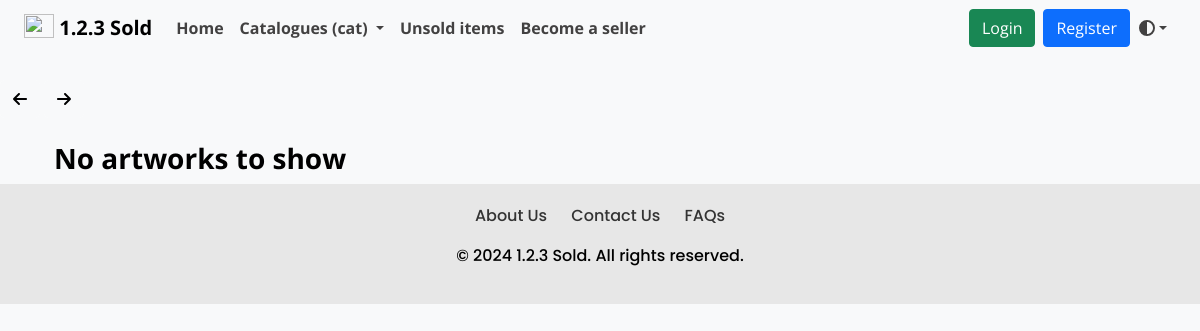
The app's page /cat/19/, older data.
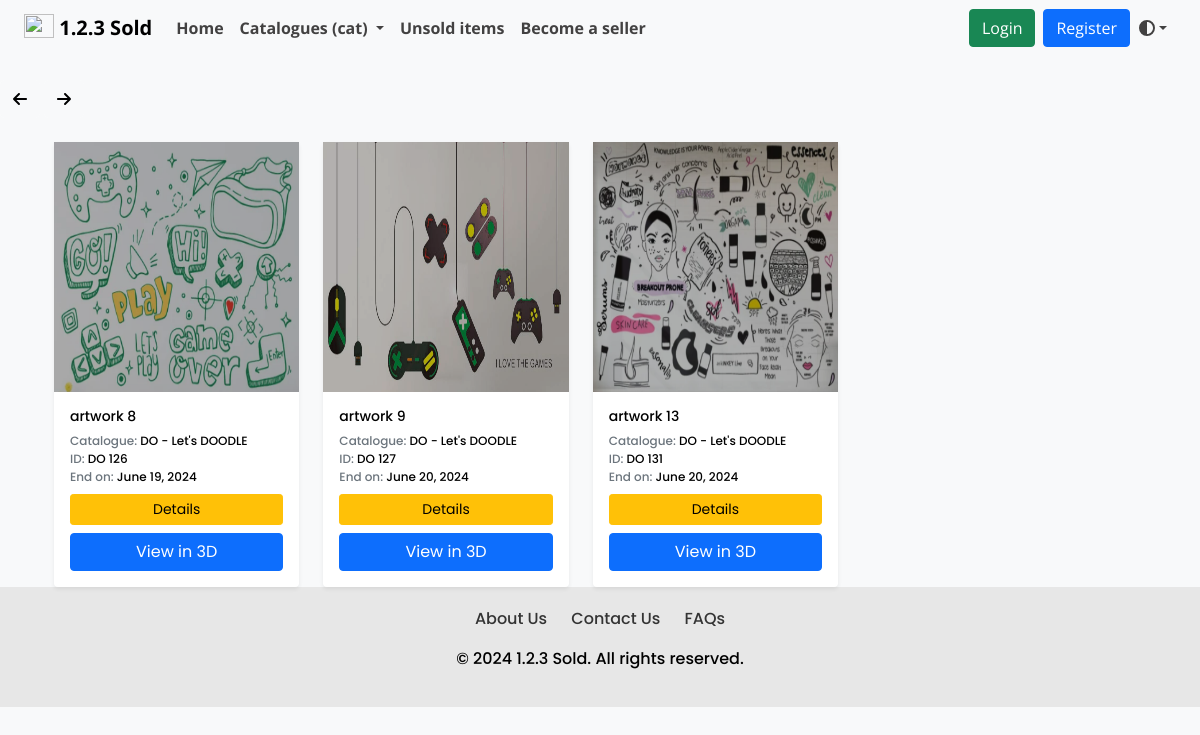
The same page, newer data.
### dashboard/models.py (models this page shows, shortened)
class Artwork(models.Model):
    product_id = models.CharField(max_length=255, default="")
    product_name = models.CharField(max_length=255, default="", blank=False, null=False)
    product_price = models.IntegerField(default=0, null=False)
    opening_bid = models.IntegerField(default=0)
    product_cat = models.ForeignKey('Catalogue', on_delete=models.CASCADE)
    product_qty = models.IntegerField(default=0)
    product_image = models.ImageField(upload_to='arts/')
    dimension_unit = models.CharField(max_length=2, choices=[('cm', 'Centimeters'), ('ft', 'Feet')])
    length_in_centimeters = models.FloatField(default=0.0, blank=True, null=True)
    width_in_centimeters = models.FloatField(default=0.0, blank=True, null=True)
    foot = models.FloatField(default=0, blank=True, null=True)
    inches = models.FloatField(default=0, blank=True, null=True)
    end_date = models.DateField()
    user = models.ForeignKey(settings.AUTH_USER_MODEL, on_delete=models.CASCADE)
    is_sold = models.BooleanField(default=False)

class Catalogue(models.Model):
    cat_name = models.CharField(max_length=255)
    def __str__(self):
        return self.cat_name

### art/views.py (the view)
# urls.py: path('cat/<int:id>/',views.CatListView.catalog_products,name="catalog_products"),
    def catalog_products(request, id):
        catalog = get_object_or_404(Catalogue, id=id)
        products = Artwork.objects.filter(product_cat=catalog, product_qty__gt=0)
        return render(
            request,
            "art/catalog_products.html",
            {
                "catalog": catalog,
                "product_object_list": products,
                "catalogue_list": Catalogue.objects.all()
            }
        )

### art/context_processors.py (called while the page is built)
def catalogue_list(request):
    return {"catalogue_list": Catalogue.objects.all()}

### templates/art/catalog_products.html (shortened to what this page needs)
{% extends "./layout.html" %}
{% load static %}
{% load i18n %}
{% block body %}
{% include "./includes/navbar.html" with cat_list=catalogue_list %}
<br>
{% include "./arrow_button.html" %}
<button onclick="goBack()" class="btn btn-light"><i class="fa-solid fa-arrow-left"></i></button>
<button onclick="goForward()" class="btn btn-light"><i class="fa-solid fa-arrow-right"></i></button>
<div class="container">
    <div class="row poppins-regular-catalog">
        <div class="row">
            {% for product in product_object_list %}
            <div class="product-card col-6 col-md-4 col-xxl-2">
                <div class="app-card app-card-doc shadow-sm h-100">
                    <div class="app-card-thumb-holder p-3">
                        <div class="app-card-thumb">
                            <img class="thumb-image" src="{{ MEDIA_URL }}{{ product.product_image }}" alt="">
                        </div>
                    </div>
                    <div class="app-card-body p-3 has-card-actions">
                        <h4 style="color:black;" class="app-doc-title truncate mb-0">{{ product.product_name }}
                        </h4><br>
                        <div class="app-doc-meta">
                            <ul class="list-unstyled mb-0">
                                <li><span class="text-muted">Catalogue:</span> <span class="text-details">{{ product.product_cat }}</span></li>
                                <li><span class="text-muted">ID:</span> <span class="text-details">{{ product.product_id }}</span></li>
                                <li><span class="text-muted">End on:</span> <span class="text-details">{{ product.end_date }}</span></li>
                            </ul>
                            <div class="btn-group d-flex mx-auto mb-2 mt-2" role="group" aria-label="Basic outlined example">
                                <a href="{% url 'art:product_details' pk=product.pk %}" type="button" class="btn btn-warning btn-sm">Details</a>
                            </div>
                            <div class="d-grid gap-2">
                                <a class="btn btn-primary" type="button" href="{% url 'art:view_3d' id=product.id %}">View in 3D</a>
                            </div>
                        </div>
                    </div>
                </div>
            </div>
            {% empty %}
            <h3 class="open-sans-empty dark-mode-heading">No artworks to show</h3>
            {% endfor %}
        </div>
    </div>
</div>
{% endblock %}

### templates/art/layout.html (shortened to what this page needs)
<!DOCTYPE html>
<html lang="en">
<head>
    {% load static %}
    <link rel="stylesheet" href="{% static 'dashboard/css/style.css'%}" type="text/css">
    <link rel="stylesheet" href="{% static 'dashboard/css/contact.css'%}" type="text/css">
    <link href="https://cdn.jsdelivr.net/npm/bootstrap@5.0.2/dist/css/bootstrap.min.css" rel="stylesheet" />
    <link rel="stylesheet" href="https://cdnjs.cloudflare.com/ajax/libs/font-awesome/6.2.1/css/all.min.css" />
</head>
<body>
    {% block body %}{% endblock %}
    <footer>
        {% block footer %}
        <div class="footer-container poppins-regular-footer">
            <div class="footer-content poppins-regular-footer">
                <ul class="footer-links">
                    <li><a href="{% url 'art:about' %}">About Us</a></li>
                    <li><a href="{% url 'art:contact' %}">Contact Us</a></li>
                    <li><a href="{% url 'art:faq' %}">FAQs</a></li>
                </ul>
                <p>&copy; 2024 1.2.3 Sold. All rights reserved.</p>
            </div>
        </div>
        {% endblock %}
    </footer>
</body>
</html>

### templates/art/includes/navbar.html (shortened to what this page needs)
{% load static %}
<head>
  <link rel="stylesheet" type="text/css" href="{% static 'dashboard/css/navbar.css' %}" />
</head>
<body>
  <nav class="navbar navbar-expand-lg border-body open-sans-navbar" id="navbar">
    <div class="container-fluid">
      <a class="navbar-brand" href="#" data-toggle="modal" data-target="#logoModal">
        <img src="{% static 'logo.jpeg' %}" alt="" width="30" height="24" class="d-inline-block align-text-top" />
        1.2.3 Sold
      </a>
      <div class="collapse navbar-collapse" id="navbarSupportedContent">
        <ul class="navbar-nav me-auto mb-2 mb-lg-0">
          <li class="nav-item">
            <a class="nav-link" aria-current="page" href="{% url 'art:index' %}">Home</a>
          </li>
          <li class="nav-item dropdown">
            <a class="nav-link dropdown-toggle" href="#" id="navbarDropdown" role="button" data-toggle="dropdown" aria-expanded="false">
              Catalogues (cat)
            </a>
          </li>
          <li class="nav-item">
            <a class="nav-link" href="{% url 'art:unsold_items' %}">Unsold items</a>
          </li>
          {% if user.is_authenticated %}
          <li class="nav-item">
            <a class="nav-link" href="{% url 'dashboard:dashboard' %}">Dashboard</a>
          </li>
          {% else %}
          <li class="nav-item">
            <a class="nav-link" href="{% url 'art:register_seller' %}">Become a seller</a>
          </li>
          {% endif %}
        </ul>
        <div class="d-flex align-items-center">
          {% if user.is_authenticated %}
          <div id="notification-icon" class="notification-icon ms-3">
            <button class="btn btn-transparent">
                <i class="fas fa-bell"></i>
                <span class="badge">0</span>
            </button>
        </div>
        <div id="notification-dropdown" class="dropdown-menu dropdown-menu-end p-0 mt-3" style="width: 300px; max-height: 400px; overflow-y: auto;">
            <div id="notification-list" class="list-group">
            </div>
        </div>
          <div class="nav-item dropdown">
            <a class="nav-link dropdown-toggle" href="#" id="userDropdown" role="button" data-toggle="dropdown" aria-expanded="false">
              Welcome, {{ user.username }}
            </a>
            <ul class="dropdown-menu dropdown-menu-end" aria-labelledby="userDropdown">
              {% if not user.is_seller %}
              <li><a class="dropdown-item" href="{% url 'art:profile_settings' %}">Profile Settings</a></li>
              {% endif %}
              <li><a class="dropdown-item" href="{% url 'art:logout' %}">Logout</a></li>
            </ul>
          </div>
          {% else %}
          <a href="{% url 'art:login' %}" type="button" class="btn btn-success me-2">Login</a>
          <a href="{% url 'art:register_user' %}" type="button" class="btn btn-primary">Register</a>
          {% endif %}
          <ul class="navbar-nav flex-row flex-wrap ms-md-auto">
            <li class="nav-item-mode dropdown-mode">
              <button class="btn btn-link nav-link py-2 px-0 px-lg-2 dropdown-toggle dropdown-toggle-mode d-flex align-items-center"
                      id="bd-theme"
                      type="button"
                      aria-expanded="false"
                      data-bs-toggle="dropdown"
                      data-bs-display="static"
                      aria-label="Toggle theme">
                <i class="fas fa-adjust"></i>
              </button>
            </li>
          </ul>
        </div>
      </div>
    </div>
  </nav>
</body>

### templates/art/arrow_button.html (shortened to what this page needs)
<!DOCTYPE html>
<html lang="en">
<head>
</head>
<body>
</body>
</html>

### static/dashboard/css/contact.css (style rules this page uses)
:root { --background-color: #e7e7e7; --text-color: #000; --link-color: #343434; --link-hover-color: #000000; --title-color: #000; --contact-text-color: #000; }
body { background-color: var(--background-color); color: var(--text-color); }
.footer-container { background-color: var(--background-color); padding: 20px; text-align: center; color: var(--text-color); }
.footer-content { max-width: 800px; margin: 0 auto; }
.footer-links { list-style: none; padding: 0; }
.footer-links li { display: inline; margin: 0 10px; }
.footer-links a { text-decoration: none; color: var(--link-color); }
.poppins-regular-footer { font-family: "Poppins", sans-serif; font-weight: 500; font-style: normal; }

### static/dashboard/css/navbar.css (style rules this page uses)
.open-sans-navbar { font-family: "Open Sans", sans-serif; font-optical-sizing: auto; font-weight: 650; font-style: normal; font-variation-settings: 100; }
.navbar { color: #212529; }
.navbar .navbar-brand { color: #ffffff; }
.navbar .nav-link { color: #898383; }
body.light-mode { background-color: #f8f9fa; color: #000; }
body.light-mode .navbar .navbar-brand { color: #000; }
body.light-mode .navbar .nav-link { color: #424141; }
:root { --border-color: black; }
.dropdown-toggle-mode { cursor: pointer; }

### static/dashboard/css/signup.css (style rules this page uses)
.container { display: block; width: 100%; padding-right: 15px; padding-left: 15px; margin-right: auto; margin-left: auto; }
.btn { display: inline-block; font-weight: 400; color: #fff; text-align: center; vertical-align: middle; -webkit-user-select: none; -moz-user-select: none; -ms-user-select: none; user-select: none; background-color: transparent; border: 1px solid transparent; padding: 0.375rem 0.75rem; font-size: 1rem; line-height: 1.5; border-radius: 0.25rem; }
.btn-primary { color: #fff; background-color: #007bff; border-color: #007bff; }
.btn-link { font-weight: 400; color: #4a4a4a; text-decoration: none; border-color: #ffc107; }

### static/dashboard/css/unsold.css (style rules this page uses)
.product-card { flex: 0 0 auto !important; width: 24.66666667% !important; }
.row { justify-content: start; --bs-gutter-y: 1.5rem !important; }
.text-details { color: black; }

### static/dashboard/css/catalog_products.css (style rules this page uses)
.poppins-regular-catalog { font-family: "Poppins", sans-serif; font-weight: 425; font-style: normal; }

### static/dashboard/css/faq.css (style rules this page uses)
:root { --background-color: #f8f9fa; --text-color: #000; --link-color: #007bff; --link-hover-color: #0056b3; --title-color: #000; --accordion-bg-color: #fff; --accordion-border-color: #ddd; --accordion-header-bg-color: #f7f7f7; --accordion-header-text-color: #000; }
body { background-color: var(--background-color); color: var(--text-color); }

### static/dashboard/css/index.css (style rules this page uses)
:root { --background-color: #e7e7e7; --text-color: #000; --link-color: #343434; --link-hover-color: #000000; --title-color: #000; --contact-text-color: #000; }
.row { justify-content: start; --bs-gutter-y: 1.5rem !important; }

### static/home/css/about.css (style rules this page uses)
.light-mode h1, .light-mode h4 { color: black ; }
body, h1, h4, p { margin: 0; padding: 0; }
h1, h4 { text-align: center; }

### static/dashboard/css/register_seller.css (style rules this page uses)
.container { display: block; width: 100%; padding-right: 15px; padding-left: 15px; margin-right: auto; margin-left: auto; }
.btn { display: inline-block; font-weight: 400; color: #fff; text-align: center; vertical-align: middle; -webkit-user-select: none; -moz-user-select: none; -ms-user-select: none; user-select: none; background-color: transparent; border: 1px solid transparent; padding: 0.375rem 0.75rem; font-size: 1rem; line-height: 1.5; border-radius: 0.25rem; }
.btn-primary { color: #fff; background-color: #007bff; border-color: #007bff; }
.btn-link { font-weight: 400; color: #4a4a4a; text-decoration: none; border-color: #ffc107; }

Row changes from the older to the newer data that the page shows:
added Artwork: product_image (picture), product_name "artwork 8", product_cat "DO - Let's DOODLE", product_id "DO 126", end_date "June 19, 2024"
added Artwork: product_image (picture), product_name "artwork 9", product_cat "DO - Let's DOODLE", product_id "DO 127", end_date "June 20, 2024"
added Artwork: product_image (picture), product_name "artwork 13", product_cat "DO - Let's DOODLE", product_id "DO 131", end_date "June 20, 2024"
Text that changed along with them:
text no longer shown: "No artworks to show"
